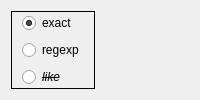
            <widget class="QWidget" name="tab">
             <attribute name="title">
              <string>coptic</string>
             </attribute>
             <attribute name="toolTip">
              <string>(Alt+Meta+F1)</string>
             </attribute>
             <layout class="QHBoxLayout" name="horizontalLayout_4">
              <item>
               <widget class="QFrame" name="grpBox2">
                <property name="frameShape">
                 <enum>QFrame::Box</enum>
                </property>
                <layout class="QVBoxLayout" name="verticalLayout_2">
                 <property name="leftMargin">
                  <number>10</number>
                 </property>
                 <property name="topMargin">
                  <number>0</number>
                 </property>
                 <property name="rightMargin">
                  <number>10</number>
                 </property>
                 <property name="bottomMargin">
                  <number>0</number>
                 </property>
                 <item>
                  <widget class="QRadioButton" name="rbExact">
                   <property name="text">
                    <string>exact</string>
                   </property>
                   <property name="shortcut">
                    <string>Ctrl+Shift+E</string>
                   </property>
                   <property name="checked">
                    <bool>true</bool>
                   </property>
                  </widget>
                 </item>
                 <item>
                  <widget class="QRadioButton" name="rbRegexp">
                   <property name="text">
                    <string>regexp</string>
                   </property>
                   <property name="shortcut">
                    <string>Ctrl+Shift+R</string>
                   </property>
                   <property name="checked">
                    <bool>false</bool>
                   </property>
                  </widget>
                 </item>
                 <item>
                  <widget class="QRadioButton" name="rbLike">
                   <property name="font">
                    <font>
                     <italic>true</italic>
                     <strikeout>true</strikeout>
                    </font>
                   </property>
                   <property name="toolTip">
                    <string>obsolete, but usable</string>
                   </property>
                   <property name="text">
                    <string>like</string>
                   </property>
                   <property name="shortcut">
                    <string>Ctrl+Shift+L</string>
                   </property>
                   <property name="checked">
                    <bool>false</bool>
                   </property>
                  </widget>
                 </item>
                </layout>
               </widget>
              </item>
              <item>
               <widget class="CLatCopt" name="inpWord" native="true">
                <property name="sizePolicy">
                 <sizepolicy hsizetype="Expanding" vsizetype="Preferred">
                  <horstretch>0</horstretch>
                  <verstretch>0</verstretch>
                 </sizepolicy>
                </property>
               </widget>
              </item>
             </layout>
            </widget>
